Frame 1 (no input): blank canvas, image omitted
Frame 60 (the mouse pressed at the canvas centre just before this capture): blank canvas, image omitted
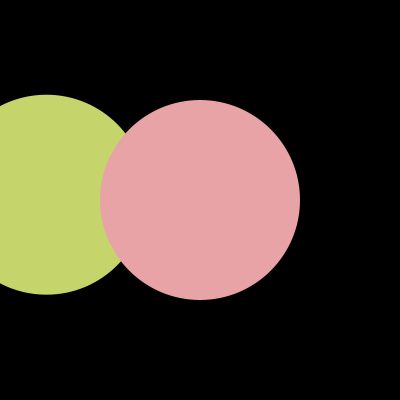
Frame 120 (the mouse held since frame 60 and released just before this capture)

The Processing sketch whose frames 1 and 60 were blank and that drew this single picture after the mouse press (run headless with seeded random() and noise(); from frame 60 on, the mouse is pressed at the canvas centre):

// Processing sketch: processing_71433
// ── processing_71433.pde

//Alvin Ha, Computer Programming, Mr. Simon, 4-5
// USER INPUT


int x = 0;
int y = 0;
int xChange = 1;
int yChange = 1;
void setup ()
{
  size(400, 400);
}

void draw()
{
  if (mousePressed == true)
  {
    fill(0, 0, 0);
    rect(0, 0, 400, 400);
    noStroke();
    smooth();
    fill(random(255), random(255), random(255));
    ellipse(random(400), random(400), mouseX, mouseY);
    fill(random(255), random(255), random(255));
    ellipse(400-mouseX, 400-mouseY, 400-mouseX, 400-mouseY);
    fill(random(255), random(255), random(255));
    triangle(mouseX, mouseY, mouseY, mouseX, 210, 210);
    fill(random(255), random(255), random(255));
    triangle(0, 0, mouseY, mouseX, mouseY, mouseX);
  }
  if (keyPressed == true)
  {

    strokeWeight(10);
    stroke(random(255), random(255), random(255));
    noFill();
    ellipse(x, y, 30, 30);
    ellipse(y,x,30,30);
    ellipse(x+y,x+y,30,30);
    ellipse(50+x,50+y,30,30);
    ellipse(50-x,50-y,30,30);
    ellipse(350-x,350-x,30,30);
    ellipse(350+x,350-x,30,30);
    ellipse(random(400),random(400),30,30);
    x = x + xChange;
    y = y + yChange;
    if (x < 200)
    {   
      xChange = xChange + 1;
    }
    if (x >=200)
    {
      xChange = xChange - 1;
    }
    if (y <391)
    {
      yChange = yChange + 1;
    }
    if (y > 5);
    {
      yChange = yChange - 1;
    }
  }
}
